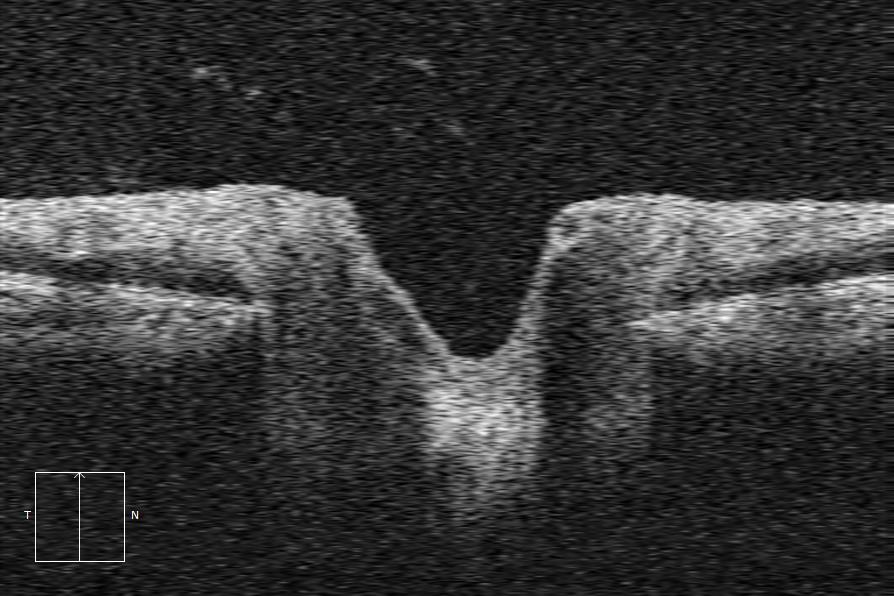
#> input picture Dataset/Copy of Indumeena_C__2883187_19960912_Female_Optic Disc Cube 200x200_20200301120700_OD_20200421135721v.jpeg, 894 x 596 px, given in place of _OD1.jpeg, which was not available
$ python OD_Test.py   (older library calls are emulated)
#> lines starting #> are read from the running program, lines starting #| are printed output that depends on the picture; pictures that were not available may be replaced by others from this repository, and a replacement may not be noted
import cv2
import time
import math
import random
import numpy as np
import numpy.matlib as npmatlib
import statistics as stat
import matplotlib.pyplot as plt
from skimage import io
from skimage import data
from skimage.color import rgb2gray
from skimage.filters import gaussian
from skimage.measure import regionprops
from skimage.segmentation import active_contour

# [9 lines left out: function write_image, not called in this run]

def find_eyeside(img, i):
  #side = input('Enter the Optic-Disk Side (R or L): ')
  #side = 'r'
  if i%2:
    side = 'r'
  else:
    side = 'l'
  """
  if side == 'R':
    side = 'r'
  elif side == 'L':
    side = 'l'
  """
  return side

def crop(img, i):
  # Returns dimensions of image
  height, width = img.shape[0:2]

  # Top and Bottom range
  startrow = int(height*.10)
  endrow = int(height*.90)

  # Finds the side of the Optic Disk
  side = find_eyeside(img, i)

  # Left and Right range
  if side == 'r':
    startcol = int(width*.40)
    endcol = int(width*.95)
  elif side == 'l':
    startcol = int(width*.05)
    endcol = int(width*.60)

  # Crop
  cropimg = img[startrow:endrow, startcol:endcol]
  return cropimg

def segment(img, blur=0.01, alpha=0.1, beta=0.1, gamma=0.001):
  height, width = img.shape[0:2]
  # Initial contour
  s = np.linspace(0, 2*np.pi, 400)
  # print(s)
  #r = int(height/2*np.ones(len(s)) + height*np.sin(s)/2)
  #c = int(width/2*np.ones(len(s)) + width*np.cos(s)/2)
  row = int(height/2)
  column = int(width/2)
  r = row + (row-10)*np.sin(s)
  c = column + (column-10)*np.cos(s)
  init = np.array([r, c]).T

  # Parameters for Active Contour
  blur = 0.01
  alpha = 0.1
  beta = 0.1
  gamma = 0.001
  w_line = -5
  w_edge = 0

  # Active contour
  snake = active_contour(gaussian(img, blur), init, alpha, beta, gamma, coordinates='rc')
  #snake = active_contour(gaussian(img, 1), init, alpha, beta, w_line, w_edge, gamma, coordinates='rc')
  # boundary_condition='fixed' blur = 1, alpha = 0.1, beta=1, w_line = -5, w_edge=0, gamma = 0.1
  # Display the image with contour
  fig, ax = plt.subplots(figsize=(7, 7))
  ax.imshow(img, cmap=plt.cm.gray)
  ax.plot(init[:, 1], init[:, 0], '--r', lw=3)
  ax.plot(snake[:, 1], snake[:, 0], '-b', lw=3)
  ax.set_xticks([]), ax.set_yticks([])
  ax.axis([0, img.shape[1], img.shape[0], 0])
  plt.show()

def auto_canny(image, sigma = 0.7):
  # compute the median of the single channel pixel intensities
  v = np.median(image)
	# apply automatic Canny edge detection using the computed median
  lower = int(max(0, (1.0 - sigma) * v))
  upper = int(min(255, (1.0 + sigma) * v)/2)
  #print(lower)
  #print(upper)
  edged = cv2.Canny(image, lower, upper)
  # return the edged image
  return edged

# [138 lines left out: functions FindBloodVesselPoint2, filterimage, removeBloodVessels, not called in this run]


if __name__=="__main__":

  # Image files location
  location = 'Documents\GitHub\Optic_Disk\Images\_OD'

  # Loop through all the images
  for i in range(1, 15):
    image = location + str(i) + '.jpeg'   # Filename
    img = cv2.imread(image)               # Read image
#> img is the input picture: shape (596, 894, 3); mean B, G, R 53.3, 53.3, 53.3
    img = crop(img, i)                   # Crop the image
#> in crop, `side = find_eyeside(img, i)`: side = 'r'
    image = img
    img = rgb2gray(img)                   # Convert to binary/greyscale
#> img: shape (477, 492) float64
    alpha = 1.8
    beta = -125
    new_image1 = cv2.convertScaleAbs(image, alpha=alpha, beta=beta)
    new_image1 = cv2.GaussianBlur(new_image1,(5,5),8)
    alpha = 2
    beta = -125
    new_image2 = cv2.convertScaleAbs(image, alpha=alpha, beta=beta)
    new_image2 = cv2.GaussianBlur(new_image2,(5,5),8)
    alpha = 5
    beta = -1000
    new_image3 = cv2.convertScaleAbs(image, alpha=alpha, beta=beta)
    new_image3 = cv2.GaussianBlur(new_image3,(5,5),8)
    #new_image = cv2.blur(new_image,(5,5))

    kernel = np.ones((5,5),np.uint8)

    dilation = cv2.dilate(image,kernel,iterations = 1)
    blur = dilation

    opening = cv2.morphologyEx(new_image1, cv2.MORPH_OPEN, kernel)
    closing = cv2.morphologyEx(new_image1, cv2.MORPH_CLOSE, kernel)
    gradient = cv2.morphologyEx(opening, cv2.MORPH_GRADIENT, kernel)
    dil = cv2.dilate(gradient,kernel,iterations = 1)
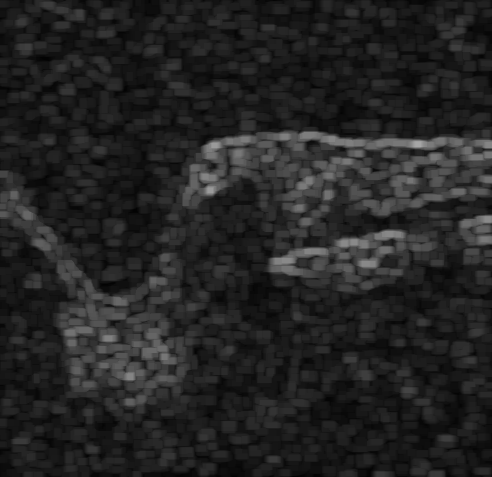
#> dil: shape (477, 492, 3); min 2, max 166, mean 35.6
    edge1 = auto_canny(opening)
#> in auto_canny, `v = np.median(image)`: v = 64
#> in auto_canny, `lower = int(max(0, (1.0 - sigma) * v))`: lower = 19
#> in auto_canny, `upper = int(min(255, (1.0 + sigma) * v)/2)`: upper = 54
#> in auto_canny, `edged = cv2.Canny(image, lower, upper)`:
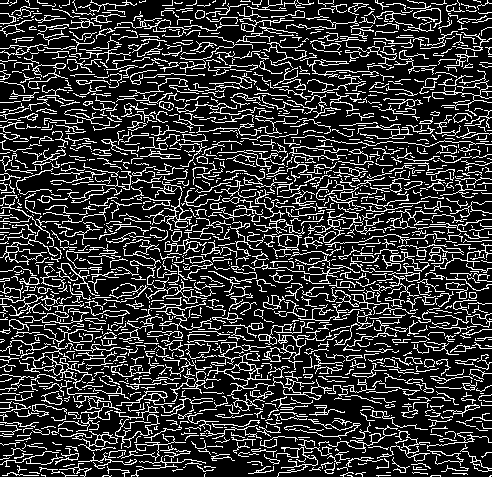
#> edged: shape (477, 492); 20.8% white in thin lines or dots
    edge2 = auto_canny(closing)
#> call 2 of auto_canny, with sigma = 0.7
#> in auto_canny (call 2), `v = np.median(image)`: v = 71
#> in auto_canny (call 2), `lower = int(max(0, (1.0 - sigma) * v))`: lower = 21
#> in auto_canny (call 2), `upper = int(min(255, (1.0 + sigma) * v)/2)`: upper = 60
#> in auto_canny (call 2), `edged = cv2.Canny(image, lower, upper)`:
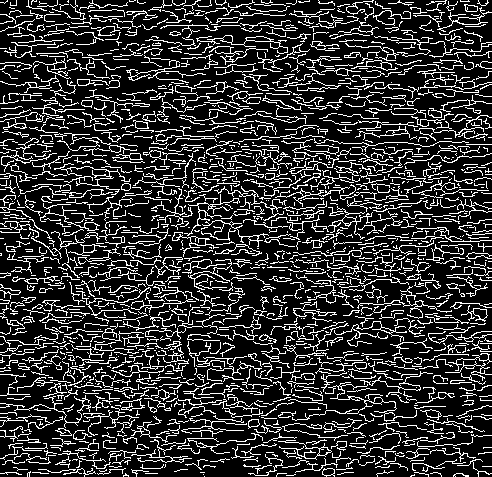
#> edged: shape (477, 492); 19.8% white in thin lines or dots

    sobelx = cv2.Sobel(new_image1,cv2.CV_64F,1,0,ksize=5)
    sobely = cv2.Sobel(new_image1,cv2.CV_64F,0,1,ksize=5)
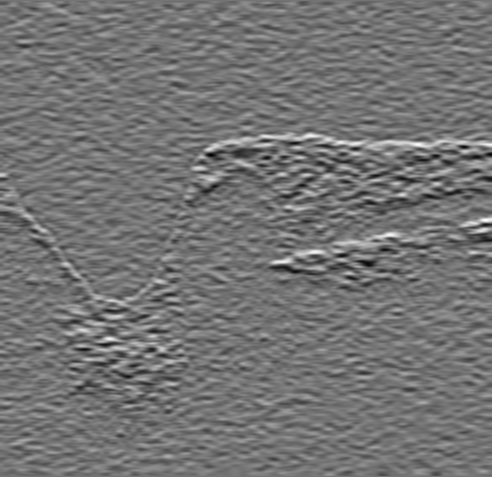
#> sobely: shape (477, 492, 3) float64; min -4690, max 5600, mean -0.1; drawn with min black and max white
    sobel = cv2.addWeighted(np.absolute(sobelx), 0.5, np.absolute(sobely), 0.5, 0)

    plt.subplot(3,3,1),plt.imshow(img,cmap = 'gray')
    plt.title('Original'), plt.xticks([]), plt.yticks([])
    plt.subplot(3,3,2),plt.imshow(new_image1,cmap = 'gray')
    plt.title('Contrast1'), plt.xticks([]), plt.yticks([])
    plt.subplot(3,3,3),plt.imshow(new_image2,cmap = 'gray')
    plt.title('Contrast2'), plt.xticks([]), plt.yticks([])
    plt.subplot(3,3,4),plt.imshow(new_image3,cmap = 'gray')
    plt.title('Contrast3'), plt.xticks([]), plt.yticks([])
    plt.subplot(3,3,5),plt.imshow(edge1,cmap = 'gray')
    plt.title('Canny-Open'), plt.xticks([]), plt.yticks([])
    plt.subplot(3,3,6),plt.imshow(edge2,cmap = 'gray')
    plt.title('Canny-Close'), plt.xticks([]), plt.yticks([])
    # [4 lines of commented-out code are left out]
    plt.subplot(3,3,7),plt.imshow(gradient,cmap = 'gray')
    plt.title('Gradient'), plt.xticks([]), plt.yticks([])
    plt.subplot(3,3,8),plt.imshow(sobel,cmap = 'gray')
    plt.title('Sobel'), plt.xticks([]), plt.yticks([])

    plt.show()
    img1 = rgb2gray(new_image1)
    img2 = rgb2gray(new_image2)
    img3 = rgb2gray(new_image3)
    img4 = rgb2gray(gradient)
    img5 = rgb2gray(sobel)

    #cv2.imshow('img',img)
    #cv2.imshow('new',new_image)
    #filterimage(img)
    segment(img1)
#> in segment, `snake = active_contour(gaussian(img, blur), init, alpha, beta, gamma, ..`: snake = 400 pairs, first value 24.38 to 446, second value 134.8 to 344.8
    segment(img2)
    segment(edge1)
#> call 3 of segment, with blur = 0.01, alpha = 0.1, beta = 0.1, gamma = 0.001
#> in segment (call 3), `snake = active_contour(gaussian(img, blur), init, alpha, beta, gamma, ..`: snake = 400 pairs, first value 9.34 to 466.1, second value 7.15 to 479
#> in segment (call 3), `plt.show()`:
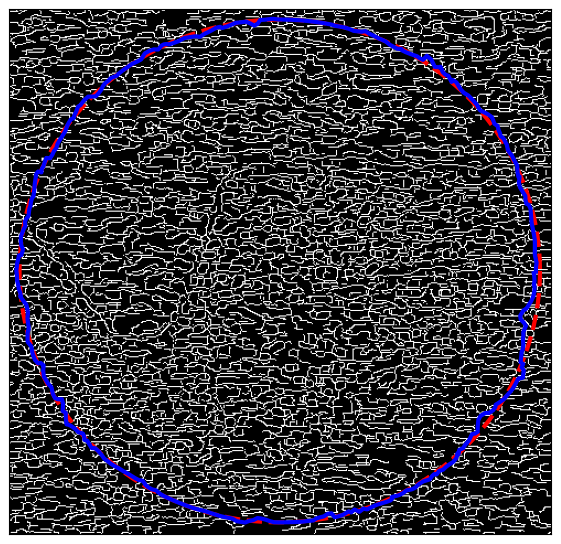
#> figure drawn by matplotlib, 1 panel
    segment(edge2)
#> call 4 of segment, with blur = 0.01, alpha = 0.1, beta = 0.1, gamma = 0.001
#> in segment (call 4), `snake = active_contour(gaussian(img, blur), init, alpha, beta, gamma, ..`: snake = 400 pairs, first value 7.5 to 466.7, second value 8.7 to 484.9
#> in segment (call 4), `plt.show()`:
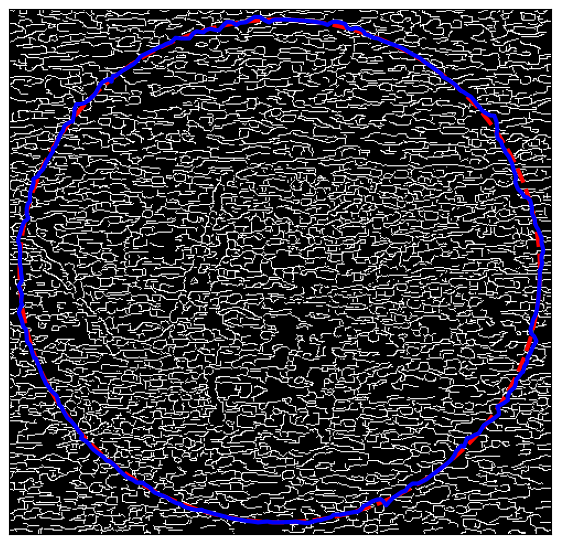
#> figure drawn by matplotlib, 1 panel
    segment(img4)
#> in segment (call 5), `snake = active_contour(gaussian(img, blur), init, alpha, beta, gamma, ..`: snake = 400 pairs, first value 26.3 to 441.9, second value 68.55 to 400.5
#> in segment (call 5), `plt.show()`:
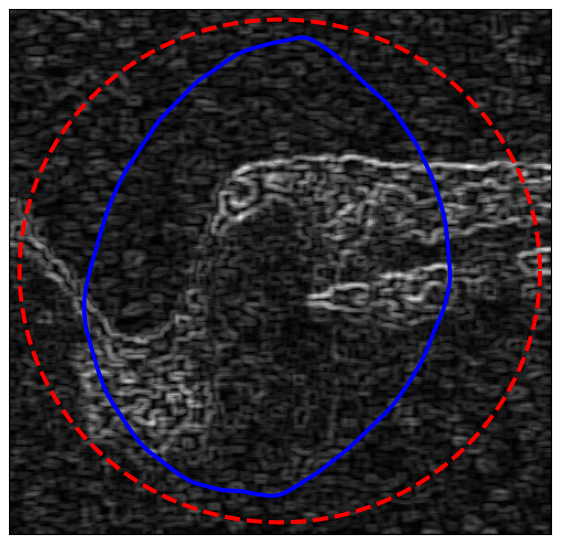
#> figure drawn by matplotlib, 1 panel
    # cv2.imshow('canny',edge)
    # Wait for keystroke
    #FindBloodVesselPoint2(img)

    cv2.waitKey(0)
#> pass 2 of the loop `for i in range(1, 15):`:
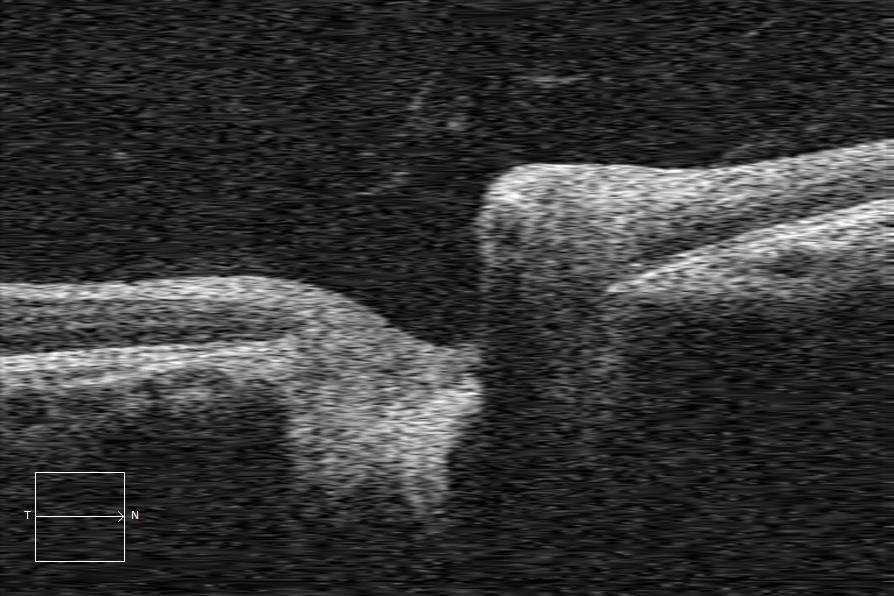
#> input picture Dataset/Copy of Indumeena_C__2883187_19960912_Female_Optic Disc Cube 200x200_20200301120700_OD_20200421135733h.jpeg, 894 x 596 px, given in place of _OD2.jpeg, which was not available
#> img is the input picture: shape (596, 894, 3); mean B, G, R 53.3, 53.3, 53.3
#> img: shape (477, 492) float64
#> v = 65
#> lower = 19
#> upper = 55
#> in auto_canny (call 3), `edged = cv2.Canny(image, lower, upper)`:
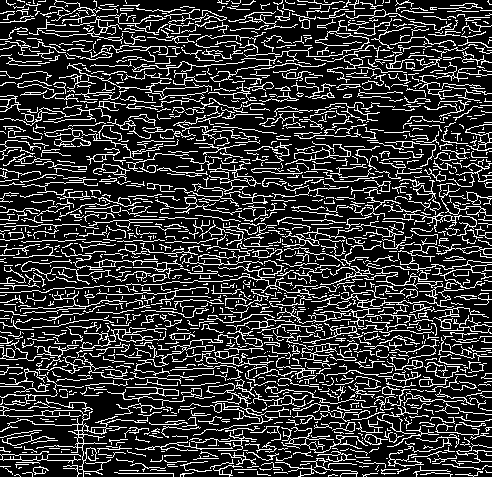
#> edged: shape (477, 492); 20.8% white in thin lines or dots
#> edged: shape (477, 492); 20% white in thin lines or dots
#> `sobely = cv2.Sobel(new_image1,cv2.CV_64F,0,1,ksize=5)`:
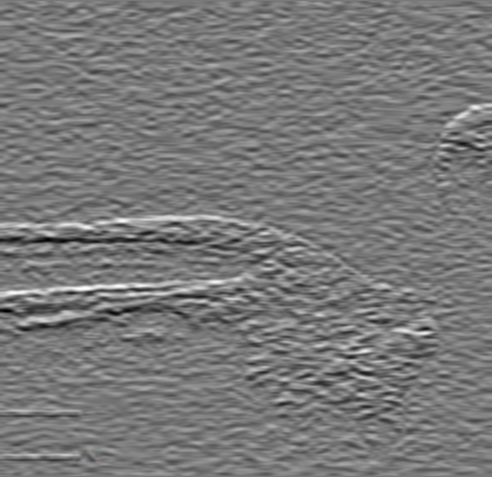
#> sobely: shape (477, 492, 3) float64; mean B, G, R 2.4, 2.4, 2.4; drawn with min black and max white
#> (the run stopped early here; a loop or call above may not have finished)
